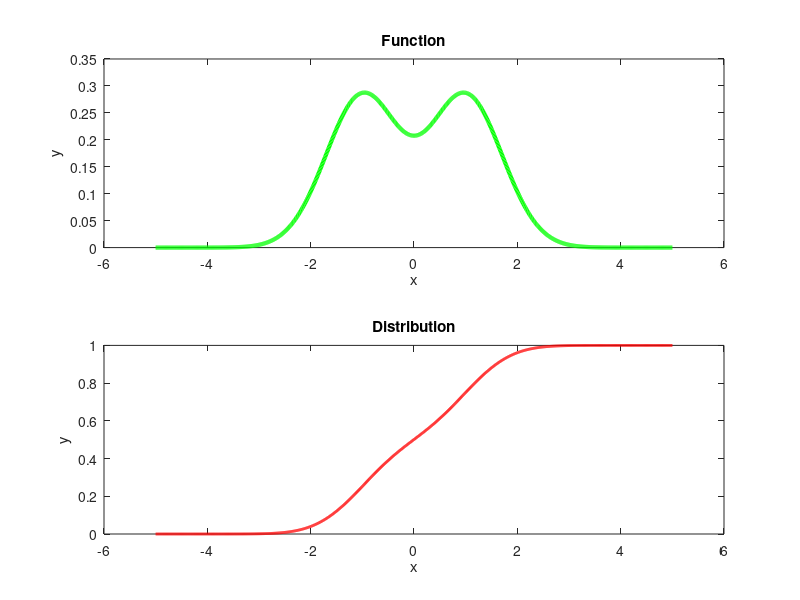

Write the MATLAB code that produced this figure.
f = @(x) exp(-(x-1).^2) + exp(-(x+1).^2)

C = 1 / integral(f, -Inf, Inf);
x = -5:0.01:5;
y = arrayfun(f,x)*C
distr = cumsum(y)*0.01;

subplot(2,1,1) % 2,1,1 - 2 wykresy, 1 columna, 1 wers
plot(x, y,'color','green', 'LineWidth',3)
xlabel("x")
ylabel("y")
title("Function")

subplot(2,1,2) % 2,1,1 - 2 wykresy, 1 columna, 2 wers
plot(x, distr,'color','red','LineWidth',2)
xlabel("x")
ylabel("y")
title("Distribution")


